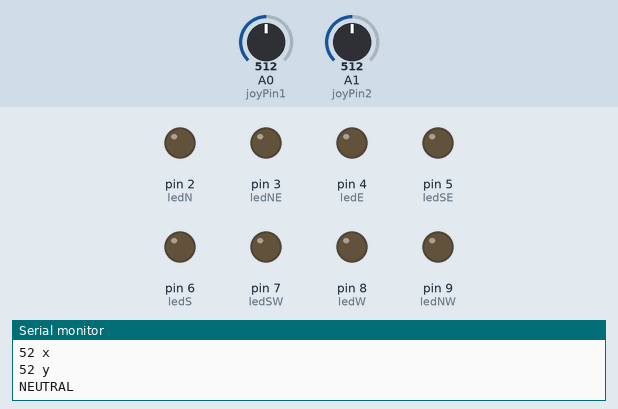
This sketch was run on a simulated Arduino Uno, built with avr-gcc and run on an emulated ATmega328P. Shown: output pins drawn as LEDs (lit = HIGH), the last lines printed to the serial monitor. The test bench sets the inputs (shaded band); at power-on: A0 (joyPin1) = 512, A1 (joyPin2) = 512.

Above: at 1.2 s.
1.3 s: A0 (joyPin1) set to 560
2.8 s: A0 (joyPin1) set to 583
At 3.2 s:
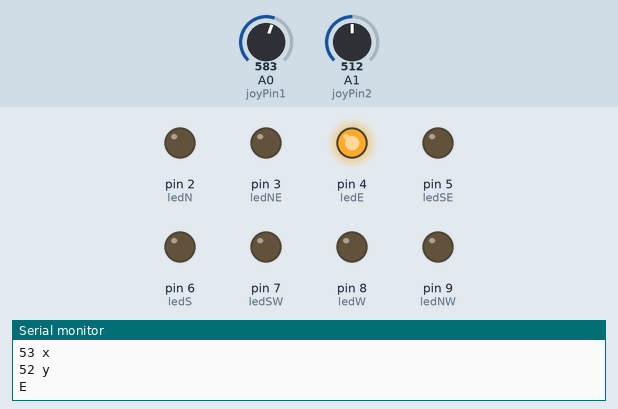
4.4 s: A1 (joyPin2) set to 552
5.9 s: A1 (joyPin2) set to 575
At 7.1 s:
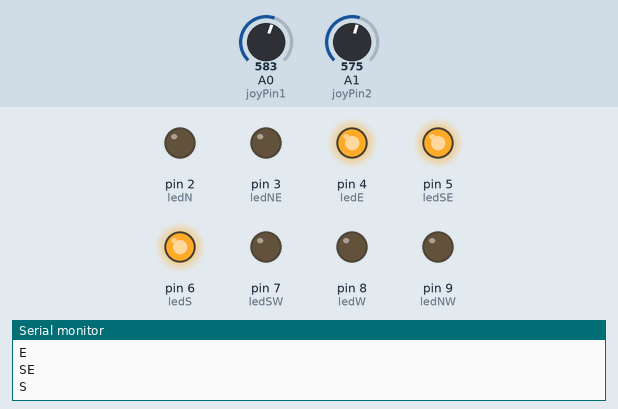
7.4 s: A1 (joyPin2) set to 306
At 8.6 s:
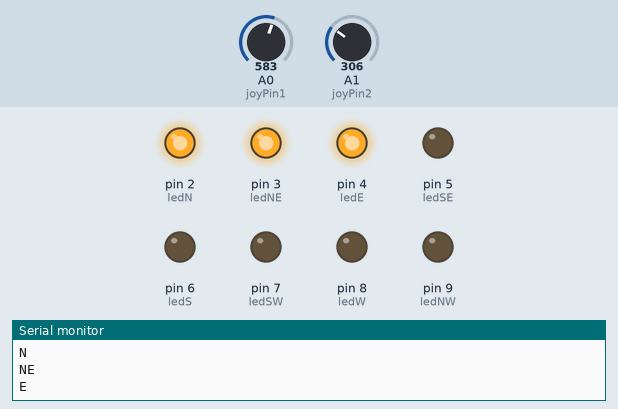
8.9 s: A0 (joyPin1) set to 306
At 10.5 s:
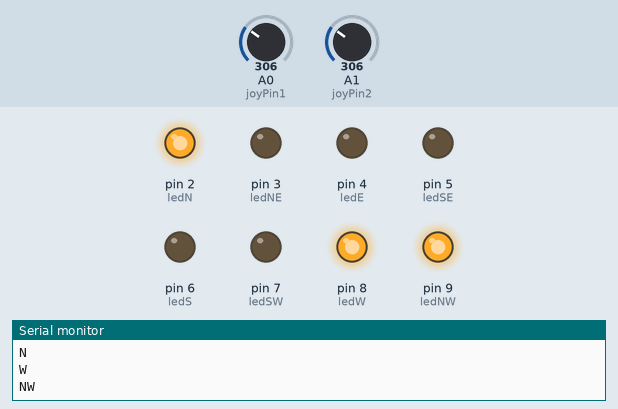
Timing chart, 0 to 11.5 s (numbered marks = the images above; inputs shaded):
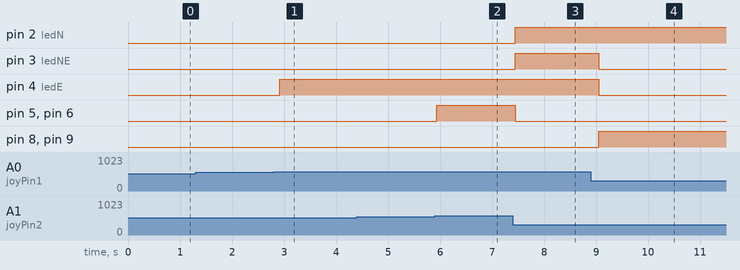

The sketch:

joystick_leds.ino
```cpp
/* Joystick LEDs */

int joyPin1 = 0;
int joyPin2 = 1;
int ledN = 2;
int ledNE = 3;
int ledE = 4;
int ledSE = 5;
int ledS = 6;
int ledSW = 7;
int ledW = 8;
int ledNW = 9;
int xpos = 0;
int ypos = 0;

void setup()
{
  Serial.begin(9600);
  pinMode(ledN, OUTPUT);
  pinMode(ledNE, OUTPUT);
  pinMode(ledE, OUTPUT);
  pinMode(ledSE, OUTPUT);
  pinMode(ledS, OUTPUT);
  pinMode(ledSW, OUTPUT);
  pinMode(ledW, OUTPUT);
  pinMode(ledNW, OUTPUT);
}

int treatValue(int data)
{
  return (data * 9 / 1024) + 48;
}

void loop()
{
  xpos = treatValue(analogRead(joyPin1));
  delay(100);
  ypos = treatValue(analogRead(joyPin2));
  resetLEDs();
  setLEDs();
}

void resetLEDs()
{
  digitalWrite(ledN, LOW);
  digitalWrite(ledNE, LOW);
  digitalWrite(ledE, LOW);
  digitalWrite(ledSE, LOW);
  digitalWrite(ledS, LOW);
  digitalWrite(ledSW, LOW);
  digitalWrite(ledW, LOW);
  digitalWrite(ledNW, LOW);
}

void setLEDs()
{
  Serial.print(xpos);
  Serial.println(" x");
  Serial.print(ypos);
  Serial.println(" y");

  if (xpos == 52 && ypos == 52) {
    Serial.println("NEUTRAL");
    return;
  }

  // N
  if (ypos < 52 && xpos >= 50 && xpos <= 54) {
    Serial.println("N");
    digitalWrite(ledN, HIGH);
  }

  // NE
  if (ypos < 52 && xpos >= 53 && xpos <= 56) {
    Serial.println("NE");
    digitalWrite(ledNE, HIGH);
  }

  // E
  if (xpos > 52 && ypos >= 50 && ypos <= 54) {
    Serial.println("E");
    digitalWrite(ledE, HIGH);
  }

  // SE
  if (ypos > 52 && xpos >= 53 && xpos <= 56) {
    Serial.println("SE");
    digitalWrite(ledSE, HIGH);
  }

  // S
  if (ypos > 52 && xpos >= 50 && xpos <= 54) {
    Serial.println("S");
    digitalWrite(ledS, HIGH);
  }

  // SW
  if (ypos > 52 && xpos >= 48 && xpos <= 51) {
    Serial.println("SW");
    digitalWrite(ledSW, HIGH);
  }

  // W
  if (xpos < 52 && ypos >= 50 && ypos <= 54) {
    Serial.println("W");
    digitalWrite(ledW, HIGH);
  }

  // NW
  if (ypos < 52 && xpos >= 48 && xpos <= 51) {
    Serial.println("NW");
    digitalWrite(ledNW, HIGH);
  }
}
```

Measured:
- the behaviour switches between 568 and 569 on A0 (joyPin1) (found by bisection; images 0 and 1)
- the behaviour switches between 568 and 569 on A1 (joyPin2) (found by bisection; images 1 and 2)
- after the input at 2.8 s, pin 4 (ledE): LOW → HIGH after 0.12 s
- after the input at 5.9 s, pin 5 (ledSE), pin 6 (ledS): LOW → HIGH at once
- after the input at 7.4 s, pin 2 (ledN), pin 3 (ledNE): LOW → HIGH after 0.05 s; pin 5 (ledSE), pin 6 (ledS): HIGH → LOW after 0.05 s
- after the input at 8.9 s, pin 3 (ledNE), pin 4 (ledE): HIGH → LOW after 0.16 s; pin 8 (ledW), pin 9 (ledNW): LOW → HIGH after 0.16 s
